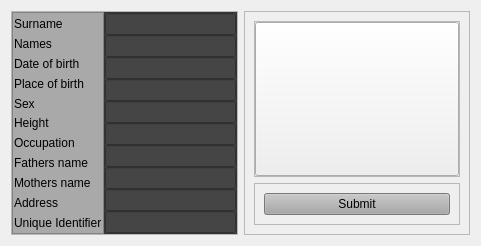
            <widget class="QWidget" name="page_4">
             <layout class="QHBoxLayout" name="horizontalLayout_3">
              <item alignment="Qt::AlignLeft">
               <widget class="QFrame" name="frame_7">
                <property name="minimumSize">
                 <size>
                  <width>227</width>
                  <height>0</height>
                 </size>
                </property>
                <property name="frameShape">
                 <enum>QFrame::StyledPanel</enum>
                </property>
                <property name="frameShadow">
                 <enum>QFrame::Raised</enum>
                </property>
                <layout class="QHBoxLayout" name="horizontalLayout_7">
                 <property name="spacing">
                  <number>0</number>
                 </property>
                 <property name="leftMargin">
                  <number>0</number>
                 </property>
                 <property name="topMargin">
                  <number>0</number>
                 </property>
                 <property name="rightMargin">
                  <number>0</number>
                 </property>
                 <property name="bottomMargin">
                  <number>0</number>
                 </property>
                 <item>
                  <widget class="QFrame" name="frame_9">
                   <property name="sizePolicy">
                    <sizepolicy hsizetype="Preferred" vsizetype="Preferred">
                     <horstretch>0</horstretch>
                     <verstretch>0</verstretch>
                    </sizepolicy>
                   </property>
                   <property name="styleSheet">
                    <string notr="true">
background-color:rgb(169,169,169);</string>
                   </property>
                   <property name="frameShape">
                    <enum>QFrame::StyledPanel</enum>
                   </property>
                   <property name="frameShadow">
                    <enum>QFrame::Raised</enum>
                   </property>
                   <layout class="QVBoxLayout" name="verticalLayout_10">
                    <property name="spacing">
                     <number>1</number>
                    </property>
                    <property name="leftMargin">
                     <number>1</number>
                    </property>
                    <property name="topMargin">
                     <number>1</number>
                    </property>
                    <property name="rightMargin">
                     <number>1</number>
                    </property>
                    <property name="bottomMargin">
                     <number>1</number>
                    </property>
                    <item>
                     <widget class="QLabel" name="label_11">
                      <property name="text">
                       <string>Surname</string>
                      </property>
                     </widget>
                    </item>
                    <item>
                     <widget class="QLabel" name="label_12">
                      <property name="text">
                       <string>Names</string>
                      </property>
                     </widget>
                    </item>
                    <item>
                     <widget class="QLabel" name="label_3">
                      <property name="text">
                       <string>Date of birth</string>
                      </property>
                     </widget>
                    </item>
                    <item>
                     <widget class="QLabel" name="label_4">
                      <property name="text">
                       <string>Place of birth</string>
                      </property>
                     </widget>
                    </item>
                    <item>
                     <widget class="QLabel" name="label_5">
                      <property name="text">
                       <string>Sex</string>
                      </property>
                     </widget>
                    </item>
                    <item>
                     <widget class="QLabel" name="label_6">
                      <property name="text">
                       <string>Height</string>
                      </property>
                     </widget>
                    </item>
                    <item>
                     <widget class="QLabel" name="label_7">
                      <property name="text">
                       <string>Occupation</string>
                      </property>
                     </widget>
                    </item>
                    <item>
                     <widget class="QLabel" name="label_8">
                      <property name="text">
                       <string>Fathers name</string>
                      </property>
                     </widget>
                    </item>
                    <item>
                     <widget class="QLabel" name="label_13">
                      <property name="text">
                       <string>Mothers name</string>
                      </property>
                     </widget>
                    </item>
                    <item>
                     <widget class="QLabel" name="label_9">
                      <property name="text">
                       <string>Address</string>
                      </property>
                     </widget>
                    </item>
                    <item>
                     <widget class="QLabel" name="label_10">
                      <property name="text">
                       <string>Unique Identifier</string>
                      </property>
                     </widget>
                    </item>
                   </layout>
                  </widget>
                 </item>
                 <item>
                  <widget class="QFrame" name="frame_8">
                   <property name="sizePolicy">
                    <sizepolicy hsizetype="Preferred" vsizetype="Preferred">
                     <horstretch>0</horstretch>
                     <verstretch>0</verstretch>
                    </sizepolicy>
                   </property>
                   <property name="styleSheet">
                    <string notr="true">background-color:rgb(69,69,69);</string>
                   </property>
                   <property name="frameShape">
                    <enum>QFrame::StyledPanel</enum>
                   </property>
                   <property name="frameShadow">
                    <enum>QFrame::Raised</enum>
                   </property>
                   <layout class="QVBoxLayout" name="verticalLayout_11">
                    <property name="spacing">
                     <number>0</number>
                    </property>
                    <property name="leftMargin">
                     <number>0</number>
                    </property>
                    <property name="topMargin">
                     <number>0</number>
                    </property>
                    <property name="rightMargin">
                     <number>0</number>
                    </property>
                    <property name="bottomMargin">
                     <number>0</number>
                    </property>
                    <item>
                     <widget class="QLineEdit" name="lineEdit"/>
                    </item>
                    <item>
                     <widget class="QLineEdit" name="lineEdit_2"/>
                    </item>
                    <item>
                     <widget class="QLineEdit" name="lineEdit_3"/>
                    </item>
                    <item>
                     <widget class="QLineEdit" name="lineEdit_4"/>
                    </item>
                    <item>
                     <widget class="QLineEdit" name="lineEdit_5"/>
                    </item>
                    <item>
                     <widget class="QLineEdit" name="lineEdit_6"/>
                    </item>
                    <item>
                     <widget class="QLineEdit" name="lineEdit_7"/>
                    </item>
                    <item>
                     <widget class="QLineEdit" name="lineEdit_8"/>
                    </item>
                    <item>
                     <widget class="QLineEdit" name="lineEdit_9"/>
                    </item>
                    <item>
                     <widget class="QLineEdit" name="lineEdit_10"/>
                    </item>
                   </layout>
                  </widget>
                 </item>
                </layout>
               </widget>
              </item>
              <item alignment="Qt::AlignRight">
               <widget class="QFrame" name="frame">
                <property name="minimumSize">
                 <size>
                  <width>226</width>
                  <height>0</height>
                 </size>
                </property>
                <property name="frameShape">
                 <enum>QFrame::StyledPanel</enum>
                </property>
                <property name="frameShadow">
                 <enum>QFrame::Raised</enum>
                </property>
                <layout class="QVBoxLayout" name="verticalLayout_12">
                 <item>
                  <widget class="QFrame" name="frame_11">
                   <property name="frameShape">
                    <enum>QFrame::StyledPanel</enum>
                   </property>
                   <property name="frameShadow">
                    <enum>QFrame::Raised</enum>
                   </property>
                   <layout class="QVBoxLayout" name="verticalLayout_13">
                    <property name="spacing">
                     <number>0</number>
                    </property>
                    <property name="leftMargin">
                     <number>0</number>
                    </property>
                    <property name="topMargin">
                     <number>0</number>
                    </property>
                    <property name="rightMargin">
                     <number>0</number>
                    </property>
                    <property name="bottomMargin">
                     <number>0</number>
                    </property>
                    <item>
                     <widget class="QPushButton" name="pushButton_9">
                      <property name="sizePolicy">
                       <sizepolicy hsizetype="Minimum" vsizetype="MinimumExpanding">
                        <horstretch>0</horstretch>
                        <verstretch>0</verstretch>
                       </sizepolicy>
                      </property>
                      <property name="text">
                       <string/>
                      </property>
                      <property name="icon">
                       <iconset resource="icons.qrc">
                        <normaloff>:/icons/icons/download.svg</normaloff>:/icons/icons/download.svg</iconset>
                      </property>
                     </widget>
                    </item>
                   </layout>
                  </widget>
                 </item>
                 <item>
                  <widget class="QFrame" name="frame_10">
                   <property name="frameShape">
                    <enum>QFrame::StyledPanel</enum>
                   </property>
                   <property name="frameShadow">
                    <enum>QFrame::Raised</enum>
                   </property>
                   <layout class="QVBoxLayout" name="verticalLayout_14">
                    <item>
                     <widget class="QPushButton" name="pushButton_10">
                      <property name="styleSheet">
                       <string notr="true">
background-color:rgb(169,169,169);</string>
                      </property>
                      <property name="text">
                       <string>Submit</string>
                      </property>
                      <property name="icon">
                       <iconset resource="icons.qrc">
                        <normaloff>:/icons/icons/upload.svg</normaloff>:/icons/icons/upload.svg</iconset>
                      </property>
                     </widget>
                    </item>
                   </layout>
                  </widget>
                 </item>
                </layout>
               </widget>
              </item>
             </layout>
            </widget>
